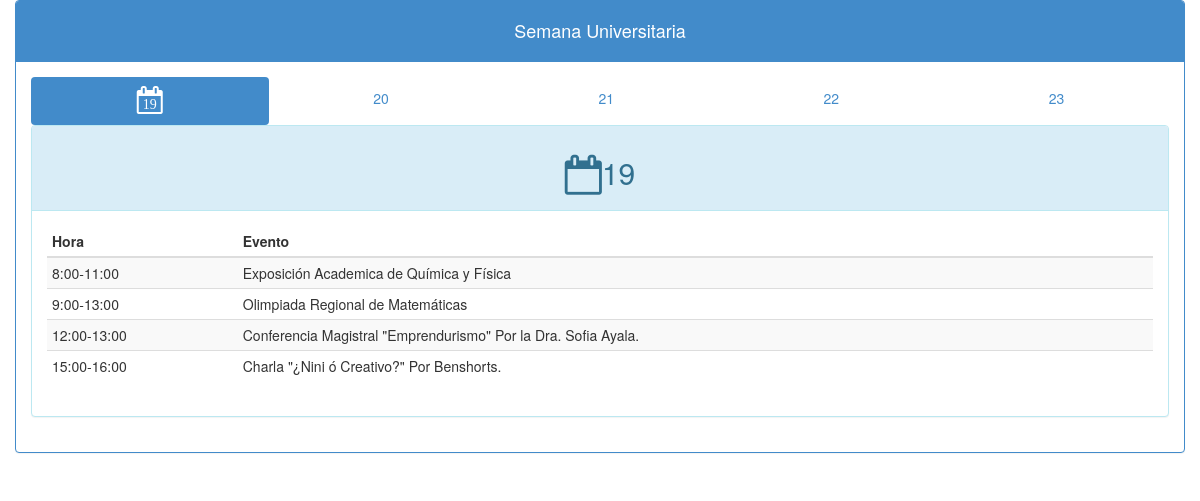
The page /dist/index.php?day=20 on the database its author committed.
### tables this page shows
CREATE TABLE IF NOT EXISTS `programa` (
  `id` int(4) NOT NULL AUTO_INCREMENT,
  `fecha` date NOT NULL,
  `hora` varchar(32) NOT NULL,
  `evento` varchar(128) NOT NULL,
  `ponente` varchar(64) NOT NULL,
  `lugar` varchar(32) NOT NULL,
  `imagen` varchar(32) NOT NULL,
  PRIMARY KEY (`id`)
);

### dist/php/class.php (called while the page is built, shortened)
<?php
class connection
{
	var $host='localhost';
	var $userName='root';
	var $password='';
	protected $database='semanauniversitaria';
	protected $connection='';
	function serverConnection(){
		$this->connection = mysql_connect($this->host,$this->userName,$this->password);
		return $this->connection;
	}
	function databaseConnection(){
		$db=mysql_select_db($this->database,$this->connection);
	}
}
class event{
	function query($query){
		$connection=new connection;
		return mysql_query($query);
	}
}
?>

### dist/index.php (the view, shortened to what this page needs)
<?php
include "/php/class.php";
$evento=new event;
$day=$_GET['day'];
$consulta=$evento->query('select hora,evento,ponente from programa where fecha="2014-05-'.$day.'" order by id asc');
?>
<!DOCTYPE html>
<html lang="">
  <head>
    <link href="css/app.min.css" rel="stylesheet" media="screen">
  </head>
  <body>
    <div class="container">
      <div class="row">
      <div class="panel panel-primary">
        <div class="panel-heading"><h4 class="text-center">Semana Universitaria</h4></div>
        <div class="panel-body" id="<?php echo $day; ?>">
        <ul class="nav nav-justified nav-pills">
          <li class="active"><a href="#">
            <span class="fa-stack">
              <i class="fa fa-calendar-o fa-stack-2x"></i>
              <span class="fa fa-stack-1x">19</span>
            </span>
          </a></li>
          <li><a href="index.php?day=20">20</a></li>
          <li><a href="index.php?day=21">21</a></li>
          <li><a href="index.php?day=22">22</a></li>
          <li><a href="index.php?day=23">23</a></li>
        </ul>
        <div class="panel panel-info">
          <div class="panel-heading"><h2 class="text-center"><i class="fa fa-calendar-o fa-lg"></i>19</h2></div>
          <div class="panel-body">
            <table class="table table-condensed table-striped">
              <thead>
                <tr>
                  <th>Hora</th>
                  <th>Evento</th>
                </tr>
              </thead>
              <tbody>
                <?php
                while($fila=mysql_fetch_array($consulta)){
                  echo '<tr><td>'.$fila['hora'].'</td>';
                  echo '<td>'.$fila['evento']. ' '. $fila['ponente'] .'</td></tr>';
                }
                ?>
              </tbody>
            </table>
          </div>
        </div>
      </div>
      </div>
    </div>
    </div>
  </body>
</html>

### rows shown on the page
programa: hora "8:00-11:00", evento "Exposición Academica de Química y Física"
programa: hora "9:00-13:00", evento "Olimpiada Regional de Matemáticas"
programa: hora "12:00-13:00", evento "Conferencia Magistral \"Emprendurismo\"", ponente "Por la Dra. Sofia Ayala."
programa: hora "15:00-16:00", evento "Charla \"¿Nini ó Creativo?\"", ponente "Por Benshorts."
